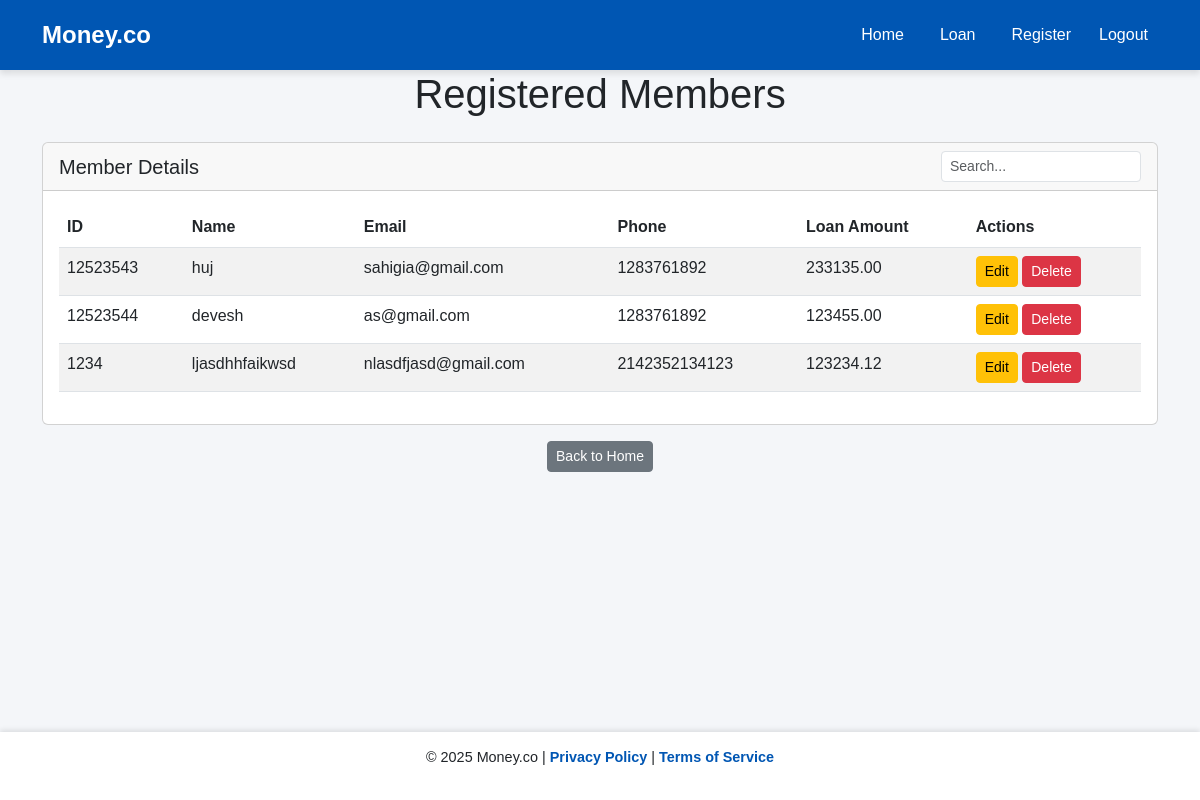
Page /loan/ on the committed database.
### moneyapp/models.py (models this page shows, shortened)
class Member(models.Model):
    ROLE_CHOICES = [
        ('Teaching', 'Teaching Staff'),
        ('Non-Teaching', 'Non-Teaching Staff'),
    ]
    name = models.CharField(max_length=100)
    member_id = models.CharField(max_length=50, unique=True)
    department = models.CharField(max_length=100, blank=True)
    designation = models.CharField(max_length=100, blank=True)
    mob = models.BigIntegerField()
    email = models.EmailField()
    dob = models.DateField()
    doj = models.DateField()
    doj_service = models.DateField()
    maximum_period = models.IntegerField()
    max_loan_amount = models.DecimalField(max_digits=10, decimal_places=2)
    city = models.CharField(max_length=100)
    pincode = models.CharField(max_length=10)
    role = models.CharField(max_length=20, choices=ROLE_CHOICES, default='Non-Teaching')
    has_loan = models.BooleanField(default=False)
    max_eligibity = models.FloatField(default="NULL")

### moneyapp/views.py (the view)
# urls.py: path('loan/', views.loan_information, name='loan'),
def loan_information(request):
    members = Member.objects.all()  # Retrieve all registered members
    return render(request, 'loan.html', {'members': members})

### moneyapp/templates/loan.html (shortened to what this page needs)
{% extends 'base.html' %}
{% block content %}
<div class="container">
    <h1 class="text-center mb-4">Registered Members</h1>
    <div class="card">
        <div class="card-header d-flex justify-content-between align-items-center">
            <h5 class="mb-0">Member Details</h5>
            <input type="text" id="tableSearch" class="form-control form-control-sm"
                   placeholder="Search..." style="width: 200px;">
        </div>
        <div class="card-body">
            {% if members %}
                <table class="table table-striped">
                    <thead>
                        <tr>
                            <th>ID</th>
                            <th>Name</th>
                            <th>Email</th>
                            <th>Phone</th>
                            <th>Loan Amount</th>
                            <th>Actions</th>
                        </tr>
                    </thead>
                    <tbody>
                        {% for member in members %}
                        <tr data-href="{% url 'detail_members' member.id %}" style="cursor: pointer;">
                            <td>{{ member.member_id }}</td>
                            <td>{{ member.name }}</td>
                            <td>{{ member.email }}</td>
                            <td>{{ member.mob }}</td>
                            <td>{{ member.max_loan_amount }}</td>
                            <td>
                                <a href="{% url 'edit_member' member.id %}" class="btn btn-warning btn-sm">Edit</a>
                                <a href="{% url 'delete_member' member.id %}" class="btn btn-danger btn-sm delete-btn"
                                   onclick="return confirm('Are you sure you want to delete this member?');">
                                    Delete
                                </a>
                            </td>
                        </tr>
                        {% endfor %}
                    </tbody>
                </table>
            {% else %}
                <p class="text-center">No members registered.</p>
            {% endif %}
        </div>
    </div>
    <div class="text-center mt-3">
        <a href="{% url 'home' %}" class="btn btn-sm btn-secondary">Back to Home</a>
    </div>
</div>
{% endblock %}

### moneyapp/templates/base.html (style rules this page uses)
body { background-color: #f4f6f9; font-family: 'Arial', sans-serif; padding-bottom: 80px; }

### rows in the picture
Member: member_id "12523543", name "huj", email "sahigia@gmail.com", mob "1283761892", max_loan_amount "233135.00"
Member: member_id "12523544", name "devesh", email "as@gmail.com", mob "1283761892", max_loan_amount "123455.00"
Member: member_id "1234", name "ljasdhhfaikwsd", email "nlasdfjasd@gmail.com", mob "2142352134123", max_loan_amount "123234.12"
